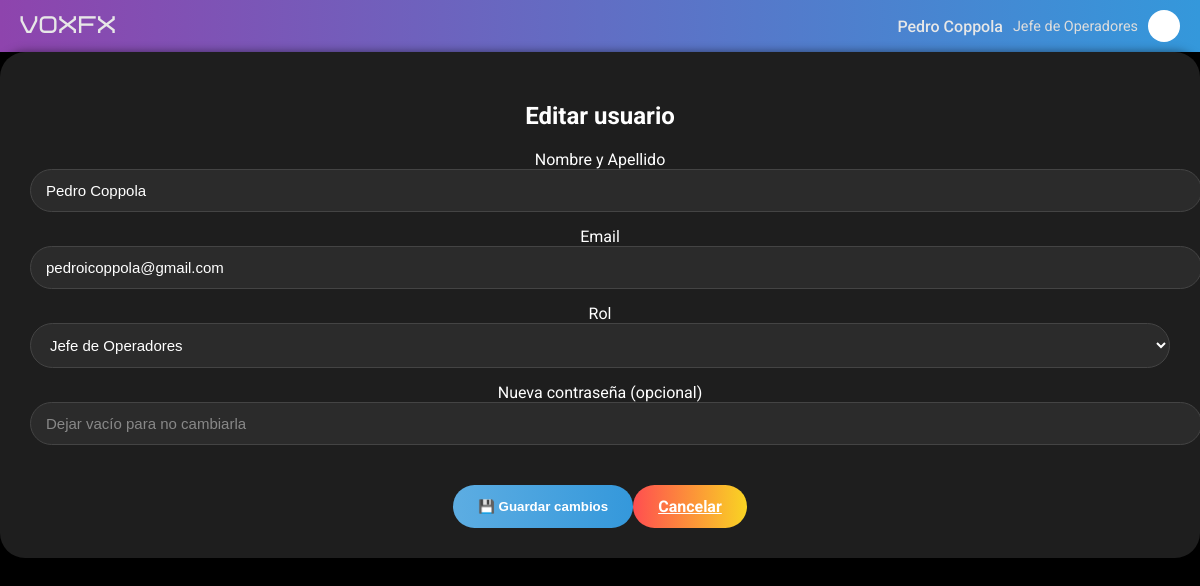
The app's page /editar_usuario.php?id=9 (signed in) with its own data.
### tables this page shows
CREATE TABLE `usuarios` (
  `id_usuario` int(11) NOT NULL,
  `username` varchar(50) NOT NULL,
  `email` varchar(100) NOT NULL,
  `contrasena` varchar(255) NOT NULL,
  `rol` varchar(20) NOT NULL DEFAULT 'usuario'
);

### editar_usuario.php (the view, shortened to what this page needs)
<?php
require_once("php/permisos.php");
$id = intval($_GET['id']);
$username = $_SESSION['username'];
$stmt = $conn->prepare("SELECT id_usuario, username, email, rol FROM usuarios WHERE id_usuario = ?");
$stmt->bind_param("i", $id);
$stmt->execute();
$result = $stmt->get_result();
$usuario = $result->fetch_assoc();
?>
<!DOCTYPE html>
<html lang="es">
<head>
  <link rel="stylesheet" href="css/style.css">
</head>
<body>
<header>
  <div class="logo">VOXFX</div>
  <div class="user-info">
    <span><?php echo htmlspecialchars($username); ?></span>
    <small>Jefe de Operadores</small>
    <div class="avatar"></div>
  </div>
</header>
<div class="main-panel">
  <h2 style="margin-bottom:20px;">Editar usuario</h2>
  <form method="post">
    <label>Nombre y Apellido</label>
    <input type="text" name="username" value="<?php echo htmlspecialchars($usuario['username']); ?>" required>
    <label>Email</label>
    <input type="email" name="email" value="<?php echo htmlspecialchars($usuario['email']); ?>" required>
    <label>Rol</label>
    <select name="rol" required>
      <option value="jefe" <?php if ($usuario['rol']=='jefe') echo 'selected'; ?>>Jefe de Operadores</option>
    </select>
    <label>Nueva contraseña (opcional)</label>
    <input type="password" name="contrasena" placeholder="Dejar vacío para no cambiarla">
    <div style="display:flex; justify-content:center; margin-top:25px;">
      <button type="submit" class="btn btn-save">💾 Guardar cambios</button>
      <a href="usuarios.php" class="btn btn-cancel">Cancelar</a>
    </div>
  </form>
</div>
</body>
</html>

### css/style.css (style rules this page uses)
* { margin: 0; padding: 0; }
body { font-family: 'Roboto', sans-serif; background: #000; color: #e7e7e7; text-align: center; }
header { display: flex; justify-content: space-between; align-items: center; padding: 10px 20px; background: linear-gradient(to right, #8e44ad, #3498db); }
h2 { margin: 20px; }
.logo { font-family: 'Bicubik Regular', sans-serif; font-size: 24px; letter-spacing: 1px; }
.user-info { display: flex; align-items: center; gap: 10px; }
.user-info span { font-weight: 500; }
.user-info small { font-size: 0.9em; color: #ddd; }
.avatar { width: 32px; height: 32px; border-radius: 50%; background: #fff; }
.main-panel { flex: 1; background: #1e1e1e; padding: 30px; border-radius: 25px; color: #fff; box-shadow: 0 0 10px rgba(0, 0, 0, 0.5); height: auto; }
input, textarea, select { width: 100%; background: #2b2b2b; border: 1px solid #444; border-radius: 40px; color: #fff; padding: 12px 15px; margin-bottom: 15px; font-size: 15px; }
input::placeholder, textarea::placeholder { color: #888; }
button, .btn { border: none; border-radius: 40px; padding: 12px 25px; font-weight: bold; color: #fff; cursor: pointer; transition: transform 0.2s; }
.btn-save { background: linear-gradient(to right, #5dade2, #3498db); }
.btn-cancel { background: linear-gradient(to right, #ff4e50, #f9d423); }

### records on screen
usuarios: username "Pedro Coppola", email "pedroicoppola@gmail.com", rol "Jefe de Operadores"

### other values on screen
$username "Pedro Coppola"
